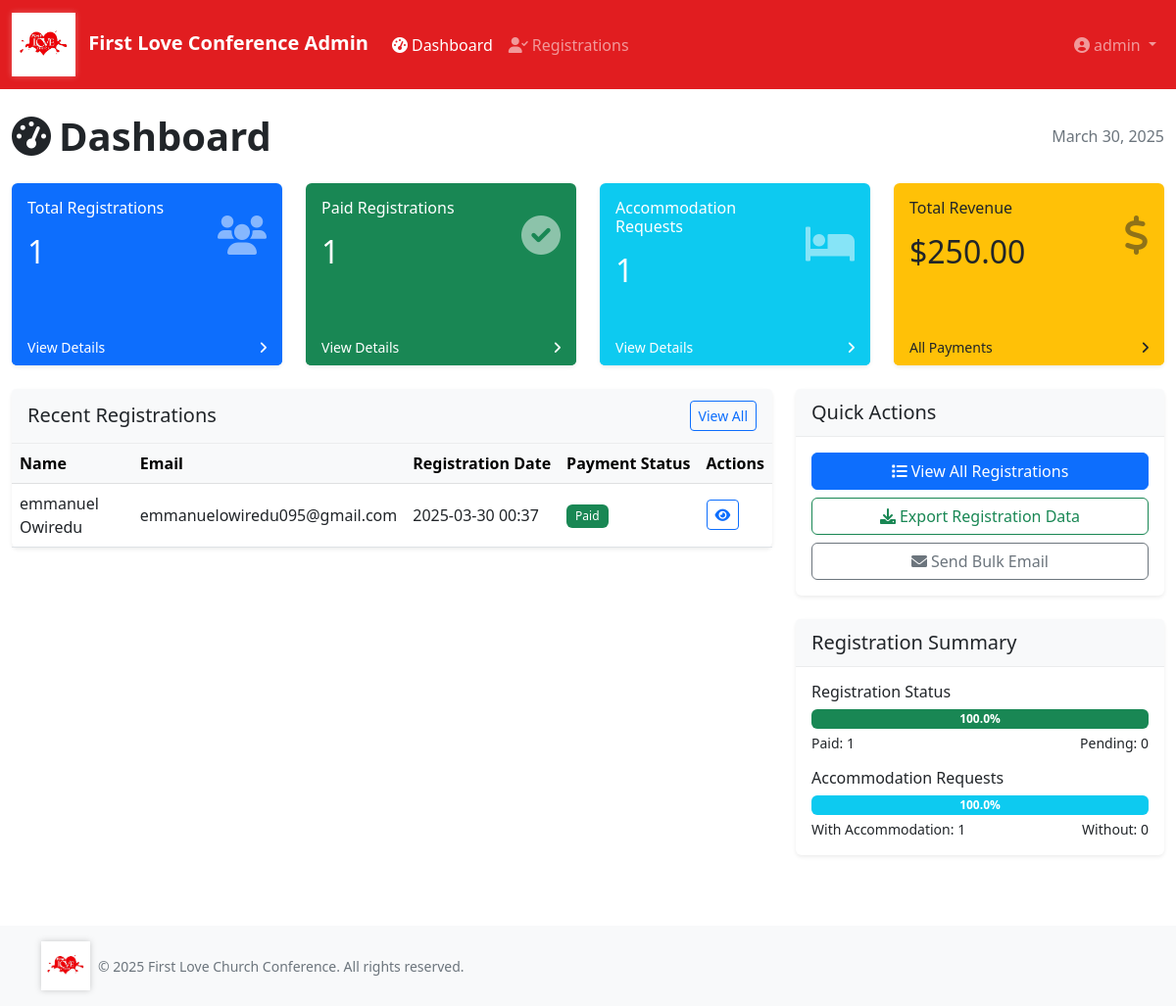
Page /admin (signed in) on the committed database.
### models.py (models this page shows, shortened)
class Admin(UserMixin, db.Model):
    id = db.Column(db.Integer, primary_key=True)
    username = db.Column(db.String(50), unique=True, nullable=False)
    email = db.Column(db.String(100), unique=True, nullable=False)
    password_hash = db.Column(db.String(256), nullable=False)
    created_at = db.Column(db.DateTime, default=datetime.utcnow)
    last_login = db.Column(db.DateTime, nullable=True)

class Registration(db.Model):
    id = db.Column(db.Integer, primary_key=True)
    registration_id = db.Column(db.String(36), unique=True, default=lambda: str(uuid.uuid4()))
    name = db.Column(db.String(100), nullable=False)
    email = db.Column(db.String(100), nullable=False)
    phone = db.Column(db.String(20), nullable=False)
    address = db.Column(db.Text, nullable=True)
    city = db.Column(db.String(50), nullable=True)
    zip_code = db.Column(db.String(20), nullable=True)
    church = db.Column(db.String(100), nullable=True)
    dietary_restrictions = db.Column(db.String(200), nullable=True)
    special_needs = db.Column(db.Text, nullable=True)
    referral = db.Column(db.String(50), nullable=True)
    created_at = db.Column(db.DateTime, default=datetime.utcnow)
    needs_accommodation = db.Column(db.Boolean, default=False)
    room_type = db.Column(db.String(20), nullable=True)
    nights = db.Column(db.Integer, nullable=True)
    room_price = db.Column(db.Float, nullable=True)
    registration_fee = db.Column(db.Float, default=50.0)  # $50 registration fee
    total_paid = db.Column(db.Float, nullable=True)
    payment_method = db.Column(db.String(20), nullable=True)
    payment_id = db.Column(db.String(100), nullable=True)
    payment_date = db.Column(db.DateTime, nullable=True)
    payment_status = db.Column(db.String(20), default='pending')  # pending, paid, failed, refunded
    confirmation_sent = db.Column(db.Boolean, default=False)
    confirmation_date = db.Column(db.DateTime, nullable=True)
    qr_code = db.Column(db.String(255), nullable=True)
    admin_notes = db.Column(db.Text, nullable=True)

### app.py (the view)
@app.route('/admin')
@login_required
def admin_dashboard():
    total_registrations = Registration.query.count()
    paid_registrations = Registration.query.filter_by(payment_status='paid').count()
    total_accommodation = Registration.query.filter_by(needs_accommodation=True).count()
    total_revenue = db.session.query(db.func.sum(Registration.total_paid)).scalar() or 0
    recent_registrations = Registration.query.order_by(Registration.created_at.desc()).limit(5).all()
    now = datetime.utcnow()
    return render_template('admin/dashboard.html',
                          total_registrations=total_registrations,
                          paid_registrations=paid_registrations,
                          total_accommodation=total_accommodation,
                          total_revenue=total_revenue,
                          recent_registrations=recent_registrations,
                          now=now)

### app.py (called while the page is built)
@login_manager.user_loader
def load_user(user_id):
    return Admin.query.get(int(user_id))

### templates/admin/dashboard.html (shortened to what this page needs)
{% extends 'admin/admin_base.html' %}
{% block content %}
<div class="d-flex justify-content-between align-items-center mb-4">
    <h1 class="mb-0"><i class="fas fa-tachometer-alt me-2"></i>Dashboard</h1>
    <span class="text-muted">{{ now.strftime('%B %d, %Y') }}</span>
</div>
<div class="row mb-4">
    <div class="col-md-3">
        <div class="card bg-primary text-white shadow-sm h-100">
            <div class="card-body">
                <div class="d-flex justify-content-between align-items-center">
                    <div>
                        <h6 class="card-title mb-0">Total Registrations</h6>
                        <h2 class="mt-3 mb-0">{{ total_registrations }}</h2>
                    </div>
                    <div class="display-4 opacity-50">
                        <i class="fas fa-users"></i>
                    </div>
                </div>
            </div>
            <div class="card-footer d-flex align-items-center justify-content-between bg-primary border-top-0">
                <a href="{{ url_for('admin_registrations') }}" class="text-white text-decoration-none small">View Details</a>
                <div class="small text-white"><i class="fas fa-angle-right"></i></div>
            </div>
        </div>
    </div>
    <div class="col-md-3">
        <div class="card bg-success text-white shadow-sm h-100">
            <div class="card-body">
                <div class="d-flex justify-content-between align-items-center">
                    <div>
                        <h6 class="card-title mb-0">Paid Registrations</h6>
                        <h2 class="mt-3 mb-0">{{ paid_registrations }}</h2>
                    </div>
                    <div class="display-4 opacity-50">
                        <i class="fas fa-check-circle"></i>
                    </div>
                </div>
            </div>
            <div class="card-footer d-flex align-items-center justify-content-between bg-success border-top-0">
                <a href="{{ url_for('admin_registrations') }}?status=paid" class="text-white text-decoration-none small">View Details</a>
                <div class="small text-white"><i class="fas fa-angle-right"></i></div>
            </div>
        </div>
    </div>
    <div class="col-md-3">
        <div class="card bg-info text-white shadow-sm h-100">
            <div class="card-body">
                <div class="d-flex justify-content-between align-items-center">
                    <div>
                        <h6 class="card-title mb-0">Accommodation Requests</h6>
                        <h2 class="mt-3 mb-0">{{ total_accommodation }}</h2>
                    </div>
                    <div class="display-4 opacity-50">
                        <i class="fas fa-bed"></i>
                    </div>
                </div>
            </div>
            <div class="card-footer d-flex align-items-center justify-content-between bg-info border-top-0">
                <a href="{{ url_for('admin_registrations') }}?accommodation=true" class="text-white text-decoration-none small">View Details</a>
                <div class="small text-white"><i class="fas fa-angle-right"></i></div>
            </div>
        </div>
    </div>
    <div class="col-md-3">
        <div class="card bg-warning text-dark shadow-sm h-100">
            <div class="card-body">
                <div class="d-flex justify-content-between align-items-center">
                    <div>
                        <h6 class="card-title mb-0">Total Revenue</h6>
                        <h2 class="mt-3 mb-0">${{ "%.2f"|format(total_revenue) }}</h2>
                    </div>
                    <div class="display-4 opacity-50">
                        <i class="fas fa-dollar-sign"></i>
                    </div>
                </div>
            </div>
            <div class="card-footer d-flex align-items-center justify-content-between bg-warning border-top-0">
                <span class="text-dark text-decoration-none small">All Payments</span>
                <div class="small text-dark"><i class="fas fa-angle-right"></i></div>
            </div>
        </div>
    </div>
</div>
<div class="row">
    <div class="col-lg-8">
        <div class="card shadow-sm mb-4">
            <div class="card-header bg-light d-flex justify-content-between align-items-center">
                <h5 class="mb-0">Recent Registrations</h5>
                <a href="{{ url_for('admin_registrations') }}" class="btn btn-sm btn-outline-primary">View All</a>
            </div>
            <div class="card-body p-0">
                <div class="table-responsive">
                    <table class="table table-hover align-middle mb-0">
                        <thead class="table-light">
                            <tr>
                                <th>Name</th>
                                <th>Email</th>
                                <th>Registration Date</th>
                                <th>Payment Status</th>
                                <th>Actions</th>
                            </tr>
                        </thead>
                        <tbody>
                            {% for registration in recent_registrations %}
                            <tr>
                                <td>{{ registration.name }}</td>
                                <td>{{ registration.email }}</td>
                                <td>{{ registration.created_at.strftime('%Y-%m-%d %H:%M') }}</td>
                                <td>
                                    {% if registration.payment_status == 'paid' %}
                                    <span class="badge bg-success">Paid</span>
                                    {% elif registration.payment_status == 'pending' %}
                                    <span class="badge bg-warning text-dark">Pending</span>
                                    {% else %}
                                    <span class="badge bg-danger">{{ registration.payment_status }}</span>
                                    {% endif %}
                                </td>
                                <td>
                                    <a href="{{ url_for('admin_registration_detail', registration_id=registration.registration_id) }}" class="btn btn-sm btn-outline-primary">
                                        <i class="fas fa-eye"></i>
                                    </a>
                                </td>
                            </tr>
                            {% else %}
                            <tr>
                                <td colspan="5" class="text-center py-4">No recent registrations found</td>
                            </tr>
                            {% endfor %}
                        </tbody>
                    </table>
                </div>
            </div>
        </div>
    </div>
    <div class="col-lg-4">
        <div class="card shadow-sm mb-4">
            <div class="card-header bg-light">
                <h5 class="mb-0">Quick Actions</h5>
            </div>
            <div class="card-body">
                <div class="d-grid gap-2">
                    <a href="{{ url_for('admin_registrations') }}" class="btn btn-primary">
                        <i class="fas fa-list me-1"></i>View All Registrations
                    </a>
                    <a href="#" class="btn btn-outline-success">
                        <i class="fas fa-download me-1"></i>Export Registration Data
                    </a>
                    <a href="#" class="btn btn-outline-secondary">
                        <i class="fas fa-envelope me-1"></i>Send Bulk Email
                    </a>
                </div>
            </div>
        </div>
        <div class="card shadow-sm">
            <div class="card-header bg-light">
                <h5 class="mb-0">Registration Summary</h5>
            </div>
            <div class="card-body">
                <div class="mb-3">
                    <h6>Registration Status</h6>
                    <div class="progress" style="height: 20px;">
                        {% set paid_percent = (paid_registrations / total_registrations * 100) if total_registrations > 0 else 0 %}
                        {% set pending_percent = 100 - paid_percent %}
                        <div class="progress-bar bg-success" style="width: {{ paid_percent }}%" role="progressbar"
                            aria-valuenow="{{ paid_percent }}" aria-valuemin="0" aria-valuemax="100">
                            {{ "%.1f"|format(paid_percent) }}%
                        </div>
                    </div>
                    <div class="d-flex justify-content-between mt-1">
                        <small>Paid: {{ paid_registrations }}</small>
                        <small>Pending: {{ total_registrations - paid_registrations }}</small>
                    </div>
                </div>
                <div>
                    <h6>Accommodation Requests</h6>
                    <div class="progress" style="height: 20px;">
                        {% set accommodation_percent = (total_accommodation / total_registrations * 100) if total_registrations > 0 else 0 %}
                        <div class="progress-bar bg-info" style="width: {{ accommodation_percent }}%" role="progressbar"
                            aria-valuenow="{{ accommodation_percent }}" aria-valuemin="0" aria-valuemax="100">
                            {{ "%.1f"|format(accommodation_percent) }}%
                        </div>
                    </div>
                    <div class="d-flex justify-content-between mt-1">
                        <small>With Accommodation: {{ total_accommodation }}</small>
                        <small>Without: {{ total_registrations - total_accommodation }}</small>
                    </div>
                </div>
            </div>
        </div>
    </div>
</div>
{% endblock %}

### templates/admin/admin_base.html (shortened to what this page needs)
<!DOCTYPE html>
<html lang="en">
<head>
    <link href="https://cdn.jsdelivr.net/npm/bootstrap@5.2.3/dist/css/bootstrap.min.css" rel="stylesheet">
    <link rel="stylesheet" href="https://cdnjs.cloudflare.com/ajax/libs/font-awesome/6.0.0/css/all.min.css">
    <link rel="stylesheet" href="{{ url_for('static', filename='css/admin.css') }}">
</head>
<body>
    <nav class="navbar navbar-expand-lg navbar-dark" style="background-color: #e11d20;">
        <div class="container-fluid">
            <a class="navbar-brand" href="{{ url_for('admin_dashboard') }}">
                <img src="{{ url_for('static', filename='images/first_love_logo.png') }}" alt="First Love Church Logo" height="65" class="me-2" style="filter: drop-shadow(0px 0px 3px rgba(255,255,255,0.3));">
                First Love Conference Admin
            </a>
            <div class="collapse navbar-collapse" id="navbarNav">
                <ul class="navbar-nav">
                    <li class="nav-item">
                        <a class="nav-link {% if request.endpoint == 'admin_dashboard' %}active{% endif %}" href="{{ url_for('admin_dashboard') }}">
                            <i class="fas fa-tachometer-alt me-1"></i>Dashboard
                        </a>
                    </li>
                    <li class="nav-item">
                        <a class="nav-link {% if request.endpoint == 'admin_registrations' %}active{% endif %}" href="{{ url_for('admin_registrations') }}">
                            <i class="fas fa-user-check me-1"></i>Registrations
                        </a>
                    </li>
                </ul>
                <ul class="navbar-nav ms-auto">
                    <li class="nav-item dropdown">
                        {% if current_user.is_authenticated %}
                        <a class="nav-link dropdown-toggle" href="#" role="button" data-bs-toggle="dropdown">
                            <i class="fas fa-user-circle me-1"></i>{{ current_user.username }}
                        </a>
                        {% endif %}
                    </li>
                </ul>
            </div>
        </div>
    </nav>
    <div class="container-fluid mt-4 mb-5">
        <div class="content-wrapper">
            {% block content %}{% endblock %}
        </div>
    </div>
    <footer class="footer mt-auto py-3 bg-light">
        <div class="container">
            <div class="d-flex align-items-center">
                <img src="{{ url_for('static', filename='images/first_love_logo.png') }}" alt="First Love Church Logo" height="50" class="me-2" style="filter: drop-shadow(0px 0px 3px rgba(0,0,0,0.2));">
                <span class="text-muted">© 2025 First Love Church Conference. All rights reserved.</span>
            </div>
        </div>
    </footer>
</body>
</html>

### static/css/admin.css (style rules this page uses)
.content-wrapper { margin-bottom: 2rem; }
.card { border: none; margin-bottom: 1.5rem; box-shadow: 0 0.125rem 0.25rem rgba(0,0,0,0.075); }
.card-header { background-color: #f8f9fa; border-bottom: 1px solid rgba(0,0,0,0.05); padding: 0.75rem 1rem; }
.card-body .display-4 { font-size: 2.5rem; }
.table th { font-weight: 600; white-space: nowrap; }
.table td { vertical-align: middle; }
.badge { padding: 0.5em 0.75em; font-weight: 500; }
.navbar-brand { font-weight: 600; }
.footer { font-size: 0.875rem; }
.progress { height: 20px; font-size: 0.75rem; font-weight: 600; }
h1 { font-weight: 600; color: #212529; }

### rows in the picture
Admin: username "admin"
Registration: name "emmanuel Owiredu", email "emmanuelowiredu095@gmail.com", created_at "2025-03-30 00:37", payment_status "Paid"

### other values in the picture
{{ total_registrations }} "1"
{{ paid_registrations }} "1"
{{ total_accommodation }} "1"
{{ "%.2f"|format(total_revenue) }} "250.00"
{{ "%.1f"|format(paid_percent) }} "100.0"
{{ total_registrations - paid_registrations }} "0"
{{ "%.1f"|format(accommodation_percent) }} "100.0"
{{ total_registrations - total_accommodation }} "0"
